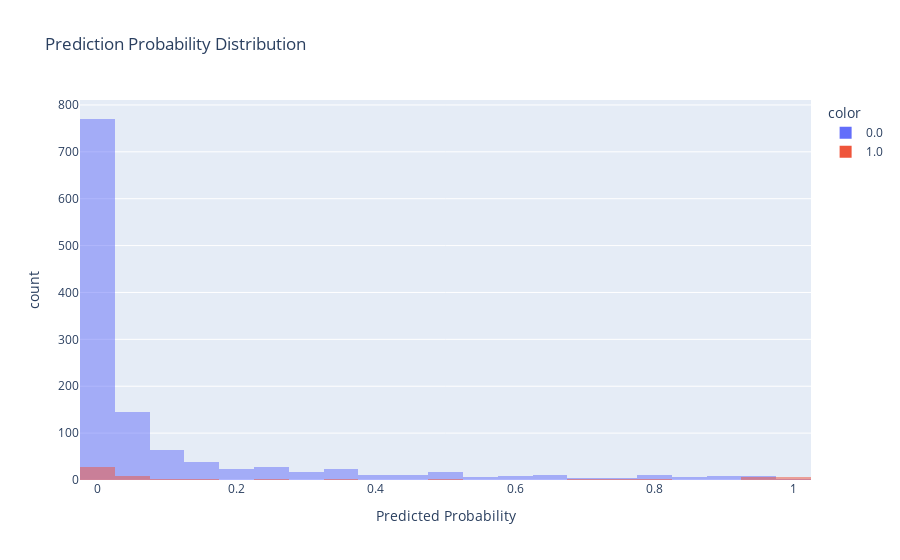

The cell this chart's notebook holds for it:
### Code cell
from sklearn.metrics import accuracy_score, roc_auc_score

model.eval()
logits = model(X_test_tensor)
probs = torch.sigmoid(logits).detach().numpy()
preds_binary = (probs > 0.5).astype(int)

acc = accuracy_score(y_test, preds_binary)
roc = roc_auc_score(y_test, probs)
print(f"Accuracy: {acc:.4f}, ROC-AUC: {roc:.4f}")

df_viz = pd.DataFrame({"Predicted Probability": probs.flatten(), "Actual Label": y_test.flatten()})
fig = px.histogram(df_viz, x="Predicted Probability", color=df_viz["Actual Label"].astype(str),
                   barmode="overlay", title="Prediction Probability Distribution")
fig.show()

### Figure 1 — Plotly figure (JSON) as saved in the notebook; plotly's stock layout.template omitted (floating-point values rounded to 4 significant figures; data arrays with more than 128 entries replaced by an {"elided": "..."} marker saying what was removed)
{"data": [{"bingroup": "x", "hovertemplate": "color=0.0<br>Predicted Probability=%{x}<br>count=%{y}<extra></extra>", "legendgroup": "0.0", "marker": {"color": "#636efa", "opacity": 0.5, "pattern": {"shape": ""}}, "name": "0.0", "orientation": "v", "showlegend": true, "type": "histogram", "x": {"elided": "1220 float values"}, "xaxis": "x", "yaxis": "y"}, {"bingroup": "x", "hovertemplate": "color=1.0<br>Predicted Probability=%{x}<br>count=%{y}<extra></extra>", "legendgroup": "1.0", "marker": {"color": "#EF553B", "opacity": 0.5, "pattern": {"shape": ""}}, "name": "1.0", "orientation": "v", "showlegend": true, "type": "histogram", "x": [0.0605, 0.8038, 0.0007638, 0.6133, 0.0001123, 0.1819, 0.284, 2.795e-05, 0.005086, 0.9993, 0.0001618, 8.893e-05, 0.7736, 2.872e-07, 0.8912, 0.1319, 0.006473, 0.269, 0.003593, 0.04685, 0.1405, 0.7139, 0.0001198, 0.05566, 0.3466, 0.9728, 0.5225, 0.383, 0.05148, 0.006053, 0.9725, 0.01306, 0.1169, 0.738, 0.9579, 0.001019, 0.007449, 0.3447, 0.9317, 0.007704, 0.001276, 0.0003137, 0.04036, 0.9999, 0.524, 0.08689, 0.4353, 0.001453, 0.9908, 0.004126, 1.688e-05, 0.003354, 0.04536, 0.9997, 0.9887, 0.8288, 5.128e-06, 0.05312, 4.442e-06, 0.258, 0.01814, 0.9581, 0.6997, 0.0001248, 0.03524, 0.8222, 0.9641, 0.1164, 8.806e-05, 0.06779, 0.3404, 6.054e-05, 0.9844, 0.6658], "xaxis": "x", "yaxis": "y"}], "layout": {"barmode": "overlay", "legend": {"title": {"text": "color"}, "tracegroupgap": 0}, "title": {"text": "Prediction Probability Distribution"}, "xaxis": {"anchor": "y", "domain": [0, 1], "title": {"text": "Predicted Probability"}}, "yaxis": {"anchor": "x", "domain": [0, 1], "title": {"text": "count"}}}}
